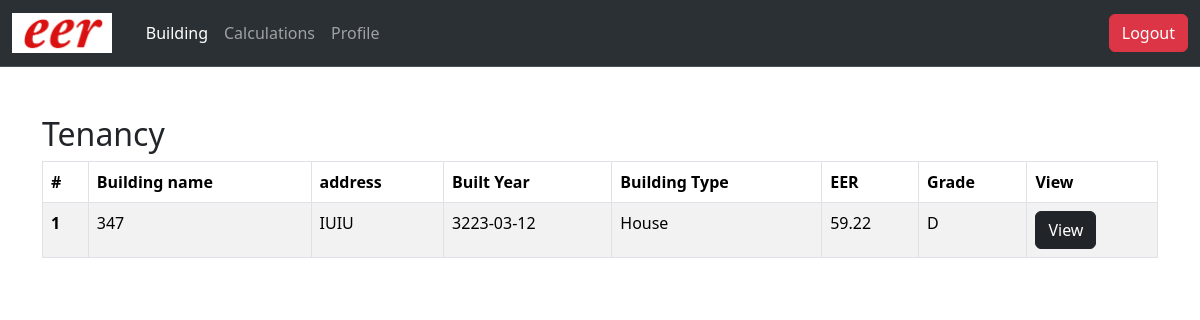
Screenshot of /tenants (signed in) with the database file from the repository.
### tables this page shows
CREATE TABLE `building` (
  `id` int(11) NOT NULL,
  `user_id` int(11) DEFAULT NULL,
  `name` text DEFAULT NULL,
  `BuildingAddress` varchar(1000) DEFAULT NULL,
  `Building_Type` text DEFAULT NULL,
  `built_year` date DEFAULT NULL,
  `eer` text DEFAULT NULL,
  `potential` text DEFAULT NULL,
  `grade` text DEFAULT NULL,
  `created_at` datetime DEFAULT NULL
);

### tenants/index.php (the view, shortened to what this page needs)
<?php include "../php/db.php";
$user_id = $_SESSION['user_id'];
$TenantAddressQuery = mysqli_query($conn, "SELECT UserAddress FROM users WHERE id = $user_id");
While($TenantAddress = mysqli_fetch_assoc($TenantAddressQuery)) {
  $address = $_SESSION['UserAddress'];
}
$data = mysqli_query($conn, "SELECT * FROM `building` WHERE BuildingAddress = '$address' order by id desc");
?>
<!doctype html>
<html lang="en">
  <head>
    <link href="https://cdn.jsdelivr.net/npm/bootstrap@5.3.3/dist/css/bootstrap.min.css" rel="stylesheet">
    <link rel="stylesheet" href="https://cdn.datatables.net/2.0.2/css/dataTables.dataTables.min.css">
</head>
<body>
    <?php include("header.php"); ?>
   <div class="container mx-auto mt-5">
    <div class="d-flex justify-content-between">
<div><h2>Tenancy</h2></div>
    </div>
   <table class="table table-bordered table-striped table-hover" id="myTable">
  <thead>
    <tr>
      <th scope="col">#</th>
      <th scope="col">Building name</th>
      <th scope="col">address</th>
      <th scope="col">Built Year</th>
      <th scope="col">Building Type</th>
      <th scope="col">EER</th>
      <th scope="col">Grade</th>
      <th scope="col">View</th>
    </tr>
  </thead>
  <tbody>
    <?php if(mysqli_num_rows($data)>0){
      $sno = 0;
      while($fetch_rows = mysqli_fetch_assoc($data)){
        $sno++;
?>
    <tr>
      <th scope="row"><?=$sno?></th>
      <td><?=$fetch_rows['name']?></td>
      <td><?=$fetch_rows['BuildingAddress']?></td>
      <td><?=$fetch_rows['built_year']?></td>
      <td><?=$fetch_rows['Building_Type']?></td>
      <td><?=$fetch_rows['eer']?></td>
      <td><?=$fetch_rows['grade']?></td>
      <td><a href="view_building.php?id=<?=$fetch_rows['id']?>" class="btn btn-dark">View</a></td>
    </tr>
<?php
      }
    } ?>
  </tbody>
</table>
   </div>
    <?php include("footer.php"); ?>

### rows the page displays
building: name "347", BuildingAddress "IUIU", built_year "3223-03-12", Building_Type "House", eer "59.22", grade "D"
